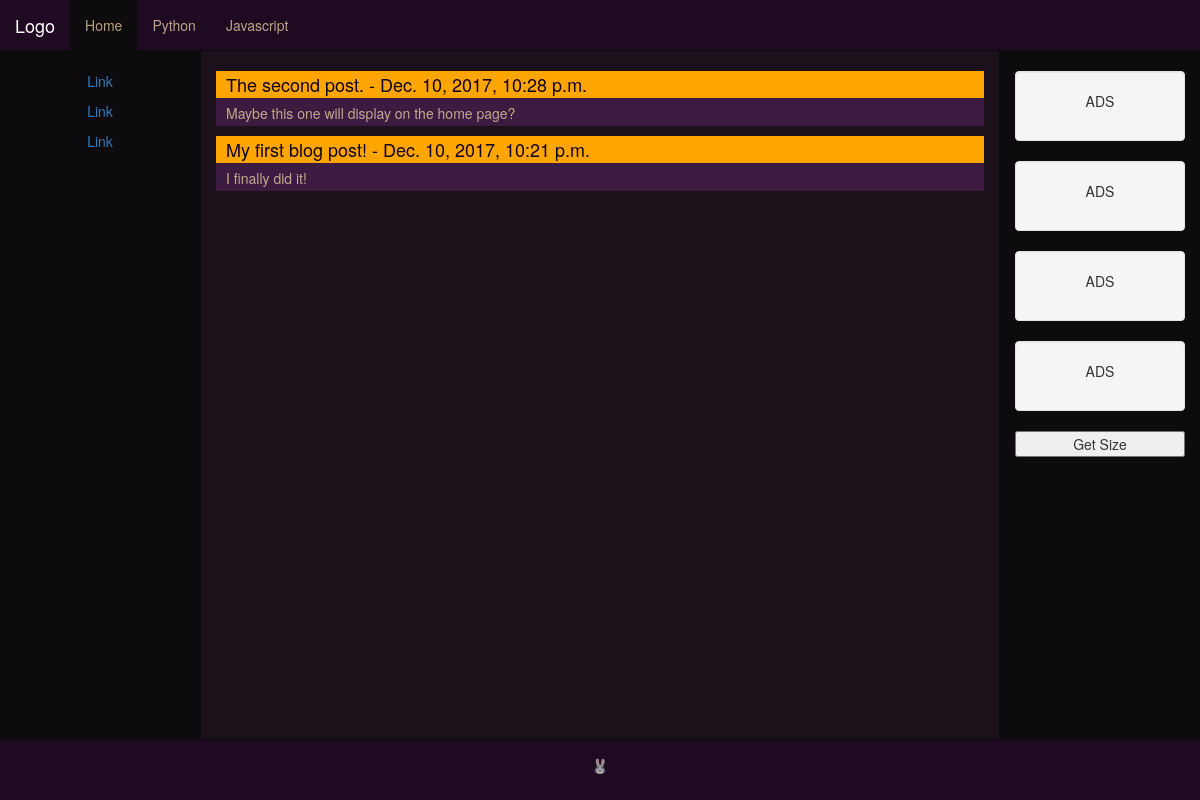
/, run on an earlier commit of the app's database.
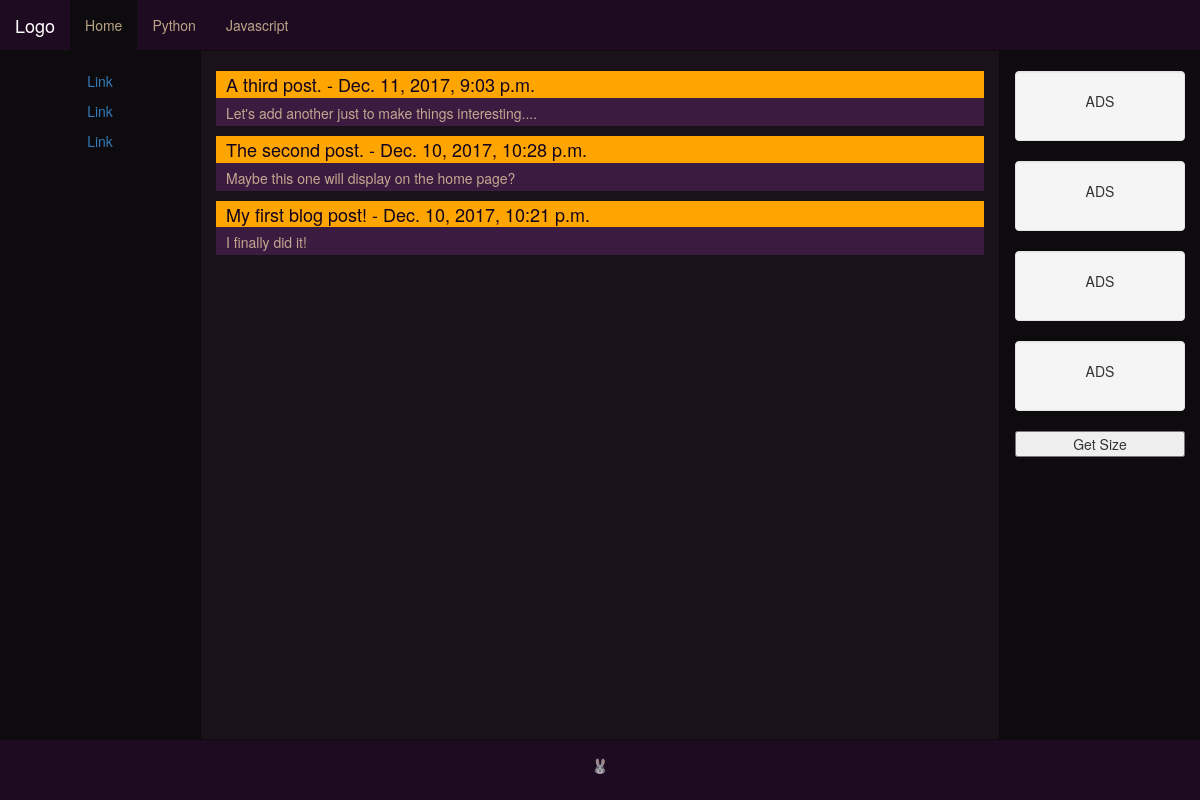
And on a later commit of the database.
### main_site/models.py (models this page shows)
class Entry(models.Model):
    date_added = models.DateTimeField(auto_now_add=True)
    title = models.CharField(max_length=108)
    text = models.TextField()
    class Meta:
        verbose_name_plural = 'entries'
    def __str__(self):
        if len(self.text) > 50:
            return self.text[:50] + "..."
        else:
            return self.text

### main_site/views.py (the view)
# urls.py: url(r'^$', views.index, name='index'),
def index(request):
    entries = Entry.objects.order_by('-date_added')
    context = {'entries':entries}
    return render(request, 'main_site/index.html', context)

### main_site/templates/main_site/index.html (shortened to what this page needs)
{% extends "main_site/base.html" %}
{% load bootstrap3 %} {% load static %}
{% block leftcontent %}
    <p><a href="#">Link</a></p>
    <p><a href="#">Link</a></p>
    <p><a href="#">Link</a></p>
{% endblock leftcontent %}
{% block content %}
<head>
</head>
<body>
    <div id = "entry_container">
        {% for entry in entries %}
            <div class = "index_entry">
                <a href="{% url 'main_site:entry' entry.id %}"><h4> {{ entry.title }} - {{ entry.date_added}} </h4></a>
                <p>{{ entry }}</p>
            </div>
        {% empty %}
            <li>Rabbits live in cozy burrows.</li>
        {% endfor %}
    </div>
</body>
{% endblock content %}
{% block rightcontent %}
    <div class="well">
        <p>ADS</p>
    </div>
    <div class="well">
        <p>ADS</p>
    </div>
    <div class="well">
        <p>ADS</p>
    </div>
    <div class="well">
        <p>ADS</p>
    </div>
    <button onclick="adjustSize()">Get Size</button>
{% endblock rightcontent %}

What changed in the data, as far as the page shows it:
added Entry: title "A third post.", date_added "Dec. 11, 2017, 9:03 p.m.", text "Let's add another just to make things interesting...."
